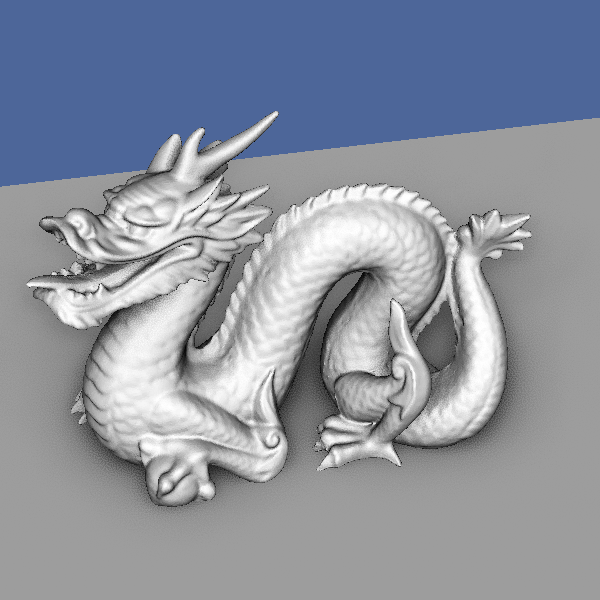

Write the Python code that produced this figure.
#!/usr/bin/env python

# Demonstrate SSAO (screen-space ambient occlusion) render pass on a dragon with ground plane.

import vtkmodules.vtkInteractionStyle  # noqa: F401
import vtkmodules.vtkRenderingOpenGL2  # noqa: F401

import os

from vtkmodules.vtkFiltersSources import vtkPlaneSource
from vtkmodules.vtkIOPLY import vtkPLYReader
from vtkmodules.vtkRenderingCore import (
    vtkActor,
    vtkPolyDataMapper,
    vtkRenderWindow,
    vtkRenderWindowInteractor,
    vtkRenderer,
)
from vtkmodules.vtkRenderingOpenGL2 import vtkRenderStepsPass, vtkSSAOPass

data_dir = os.environ.get("VPE_DATA_DIR", os.path.dirname(os.path.abspath(__file__)))

# Dragon model
reader = vtkPLYReader()
reader.SetFileName(os.path.join(data_dir, "dragon.ply"))
reader.Update()

mapper = vtkPolyDataMapper()
mapper.SetInputConnection(reader.GetOutputPort())

actor = vtkActor()
actor.SetMapper(mapper)

# Ground plane under dragon
ply_bounds = mapper.GetBounds()
plane = vtkPlaneSource()
plane.SetOrigin(-0.2, ply_bounds[2], -0.2)
plane.SetPoint1(-0.2, ply_bounds[2], 0.2)
plane.SetPoint2(0.2, ply_bounds[2], -0.2)

plane_mapper = vtkPolyDataMapper()
plane_mapper.SetInputConnection(plane.GetOutputPort())

plane_actor = vtkActor()
plane_actor.SetMapper(plane_mapper)

# Renderer with SSAO pass
renderer = vtkRenderer()
renderer.SetBackground(0.3, 0.4, 0.6)
renderer.AddActor(actor)
renderer.AddActor(plane_actor)

basic_passes = vtkRenderStepsPass()
ssao = vtkSSAOPass()
ssao.SetRadius(0.05)
ssao.SetKernelSize(128)
ssao.SetDelegatePass(basic_passes)
renderer.SetPass(ssao)

render_window = vtkRenderWindow()
render_window.SetSize(600, 600)
render_window.SetMultiSamples(0)
render_window.AddRenderer(renderer)
render_window.SetWindowName("ssao pass")

interactor = vtkRenderWindowInteractor()
interactor.SetRenderWindow(render_window)

# Scene
renderer.GetActiveCamera().SetPosition(-0.2, 0.8, 1)
renderer.GetActiveCamera().SetFocalPoint(0, 0, 0)
renderer.GetActiveCamera().SetViewUp(0, 1, 0)
renderer.GetActiveCamera().OrthogonalizeViewUp()
renderer.ResetCamera()
renderer.GetActiveCamera().Zoom(2.5)

interactor.Initialize()
interactor.Start()
